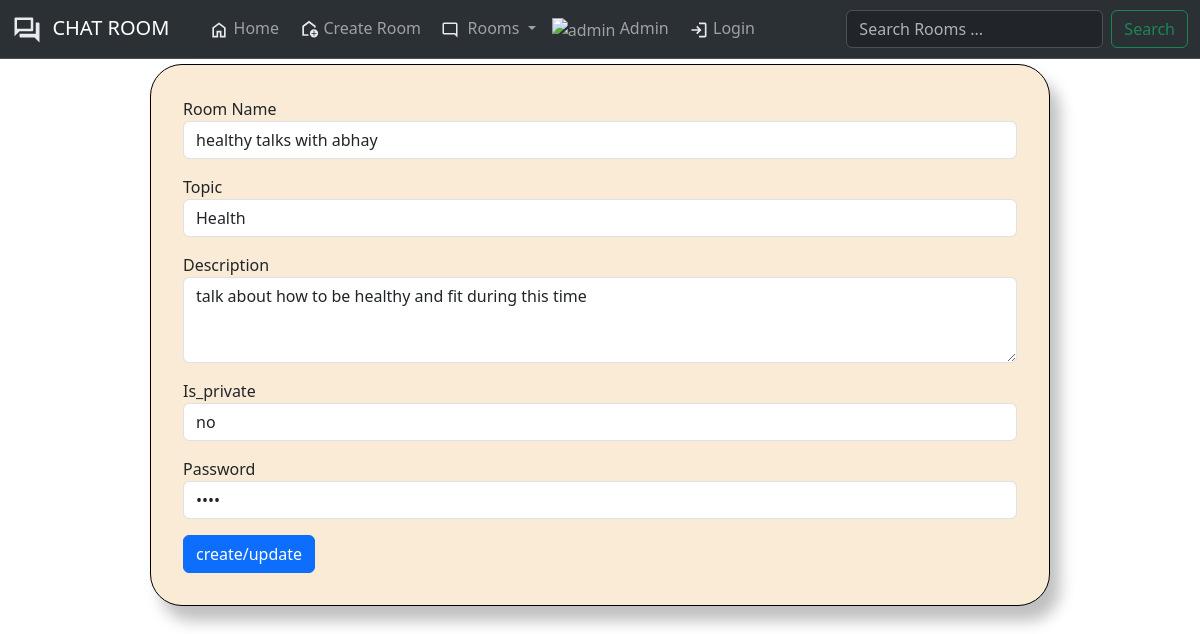
The page /updateroom/12 on the database its author committed.
### base/models.py (models this page shows, shortened)
class Room(models.Model):
    host = models.ForeignKey(User , on_delete=models.SET_NULL ,null = True)
    topic = models.ForeignKey(Topic , on_delete=models.SET_NULL ,null = True)
    name = models.CharField(max_length=200)
    description = models.TextField(null=True , blank=True)
    updated = models.DateTimeField(auto_now=True)
    created = models.DateTimeField(auto_now_add=True)
    participants = models.ManyToManyField(User , related_name='participants')
    private = models.CharField(max_length=100)
    password = models.CharField(max_length=100 ,null = True)
    class Meta:
        ordering = ['-updated' , '-created']

class Topic(models.Model):
    name=models.CharField(max_length=200)
    def __str__(self):
        return self.name

### base/views.py (the view, shortened to what this page needs)
# urls.py: path('updateroom/<str:pk>' , views.update_room , name='updateroom' ),
def update_room(request ,pk):
    rooms = Room.objects.all()
    room = Room.objects.get(id=pk)
    return render(request , 'base/room_form.html' ,{'room' : room , 'rooms':rooms})

### base/templates/base/room_form.html (shortened to what this page needs)
{% extends 'main.html' %}
{% block content %}
<form method="POST" class="createroomform" >
    <div class="form-group">
        <label for="formGroupExampleInput">Room Name</label>
        <input name="name" type="text" value="{{room.name}}" class="form-control" id="formGroupExampleInput">
      </div>
    <div class="form-group">
        <label for="formGroupExampleInput">Topic</label>
        <input name="topic" value="{{room.topic}}" required type="text" list="topic-list" class="form-control">
      </div>
      <div class="form-group">
        <label for="exampleFormControlTextarea1">Description</label>
        <textarea name="description"  class="form-control" id="exampleFormControlTextarea1" rows="3">{{room.description}}</textarea>
      </div>
      <div class="form-group">
        <label for="formGroupExampleInput">Is_private</label>
        <input name="private" type="text" value="{{room.private}}" class="form-control" id="formGroupExampleInput" placeholder="yes/no">
      </div>
      <div class="form-group">
        <label for="formGroupExampleInput">Password</label>
        <input name="password" value="{{room.password}}" type="password" class="form-control" id="formGroupExampleInput" >
      </div>
      <div class="form-group">
        <input type="submit" value="create/update" class="btn btn-primary">
      </div>
</form>
{% endblock %}

### static/styles/main.css (style rules this page uses)
.form-group { margin-top: 1rem; }
.createroomform { width: 75%; margin: 0 auto; padding: 1rem; border: solid black 0.1rem; box-shadow: 10px 15px 15px rgba(0,0,0,0.25); border-radius:2rem; background-color: antiquewhite; }
.form-group { margin: 1rem; }

### rows shown on the page
Room: name "healthy talks with abhay", topic "Health", description "talk about how to be healthy and fit during this time", private "no"
